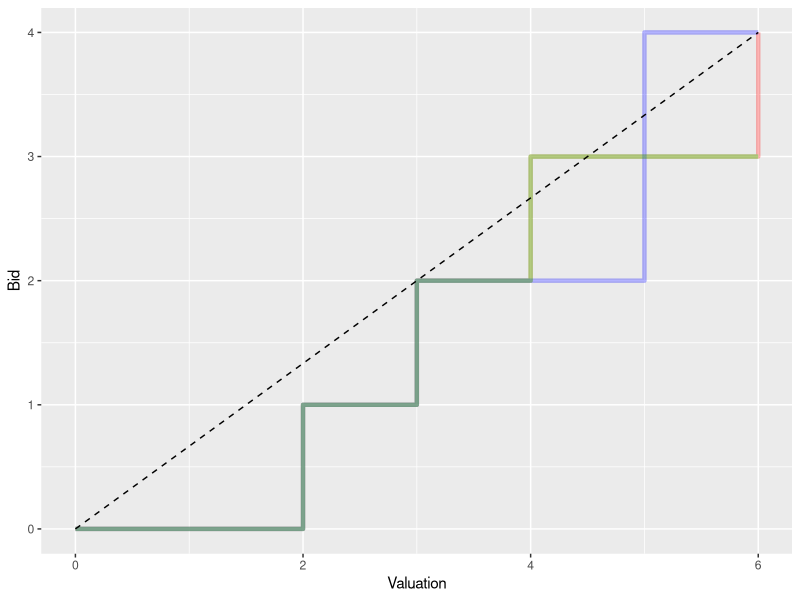

Recreate this plot in R.
library(tidyverse)

equilibrium <- read_csv("3_bidders_13_valuations.csv")
equilibrium <- read_csv("3_bidders_no_ties_7_valuations.csv")

first_equilibrium <- filter(equilibrium, Equilibria == 1)

temp <- select(first_equilibrium, -Equilibria, -Player)
temp <- rownames_to_column(temp)
temp <- gather(temp, var, value, -rowname)
temp <- spread(temp, rowname, value)
temp <- mutate(temp, valuation = as.numeric(str_sub(var, 11, nchar(var))))
temp <- mutate(temp, cont_bid = valuation * 2.0 / 3.0)


temp <- rename(temp, bidder_1 = 2)
temp <- rename(temp, bidder_2 = 3)
temp <- rename(temp, bidder_3 = 4)

alpha_value <- 0.3
size_value <- 1.5

ggplot(data = temp) + 
  xlab("Valuation") + 
  ylab("Bid") +
  geom_step(mapping = aes(x = valuation, y = bidder_1, group = 1), color="red", alpha = alpha_value, size = size_value) +
  geom_step(mapping = aes(x = valuation, y = bidder_2, group = 2), color='blue', alpha = alpha_value, size = size_value) +
  geom_step(mapping = aes(x = valuation, y = bidder_3, group = 3), color='green',alpha = alpha_value, size = size_value) +
  geom_line(mapping = aes(x = valuation, y = cont_bid, group = 4), linetype = "dashed") 
  
